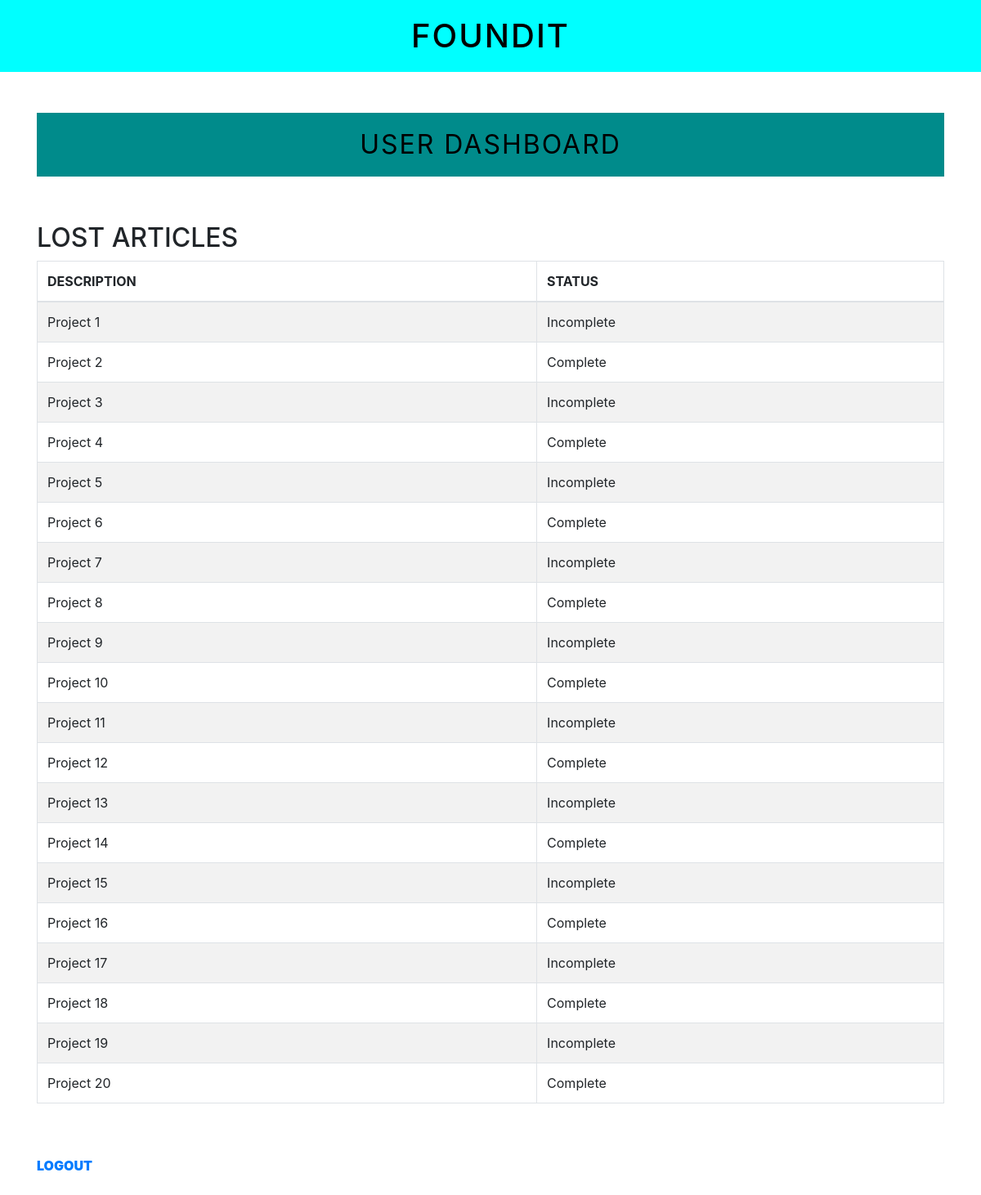
/UserDashboard.php, run on the app's committed database.
### tables this page shows
CREATE TABLE `antic` (
  `id` int(10) NOT NULL,
  `title` varchar(255) NOT NULL,
  `status` varchar(255) NOT NULL
);

### UserDashboard.php (the view, shortened to what this page needs)
<?php include("Header.php"); ?>
<h2 id="admin_sub_title"><strong>USER DASHBOARD</strong></h2>
<br>
<br>
<div class="box1">
    <h2>LOST ARTICLES</h2>
</div>
<table class="table table-hover table-bordered table-striped">
    <thead>
        <tr>
            <th>DESCRIPTION</th>
            <th>STATUS</th>
        </tr>
    </thead>
    <tbody>
        <?php
        $database_connection = mysqli_connect(HOSTNAME, USERNAME, PASSWORD, DATABASE);
        $query = ("SELECT * FROM antic");
        $result = mysqli_query($database_connection, $query);
        if (!$result) {
            die("Connection Failed" . mysqli_error());
        } else {
            while ($row = mysqli_fetch_assoc($result)) {
        ?>
                <tr>
                    <td><?php echo $row['title']; ?></th>
                    <td><?php echo $row['status']; ?></th>
                </tr>
        <?php
            }
        }
        ?>
    </tbody>
</table>
<br>
<br>
<a href="Logout.php"><strong><b>LOGOUT</b></strong></a>
<br>
<br>
<?php include("Footer.php"); ?>

### CssStyles/stylesheet.css (style rules this page uses)
#admin_sub_title { text-align: center; background-color: darkcyan; color: black; padding: 20px; letter-spacing: 2px; font-weight: 250; }
.box1 h2 { float: left; }

### data on the page
antic: title "Project 1", status "Incomplete"
antic: title "Project 2", status "Complete"
antic: title "Project 3", status "Incomplete"
antic: title "Project 4", status "Complete"
antic: title "Project 5", status "Incomplete"
antic: title "Project 6", status "Complete"
antic: title "Project 7", status "Incomplete"
antic: title "Project 8", status "Complete"
antic: title "Project 9", status "Incomplete"
antic: title "Project 10", status "Complete"
antic: title "Project 11", status "Incomplete"
antic: title "Project 12", status "Complete"
antic: title "Project 13", status "Incomplete"
antic: title "Project 14", status "Complete"
antic: title "Project 15", status "Incomplete"
antic: title "Project 16", status "Complete"
antic: title "Project 17", status "Incomplete"
antic: title "Project 18", status "Complete"
antic: title "Project 19", status "Incomplete"
antic: title "Project 20", status "Complete"
